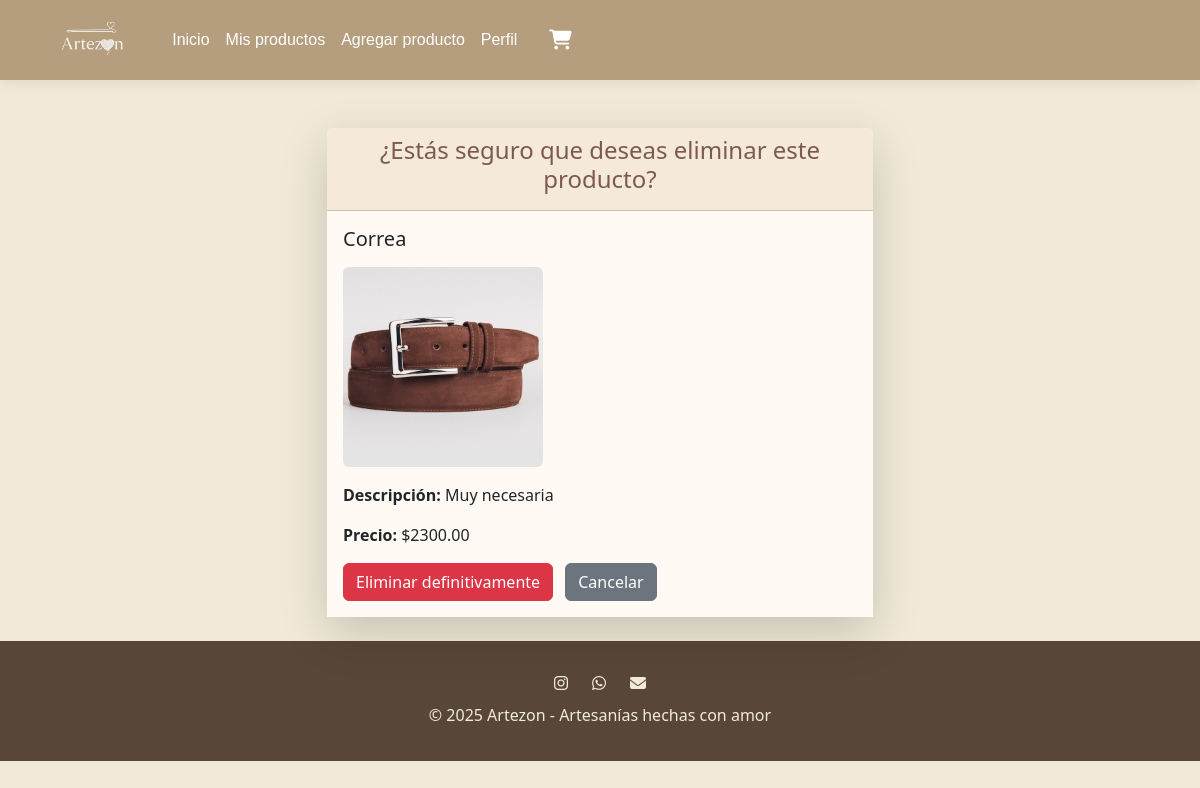
The app's page /vendedores/eliminar/2/ (signed in) with its own data.
### productos/models.py (models this page shows, shortened)
class Product(models.Model):
    seller = models.ForeignKey(User, on_delete=models.CASCADE)
    name = models.CharField(max_length=120)
    description = models.TextField(blank=True)
    category = models.CharField(max_length=50, blank=True)
    material = models.CharField(max_length=50, blank=True)
    color = models.CharField(max_length=30, blank=True)
    price = models.DecimalField(max_digits=10, decimal_places=2)
    stock = models.PositiveIntegerField(default=0)
    is_active = models.BooleanField(default=True)
    created_at = models.DateTimeField(auto_now_add=True)
    imagen = models.ImageField(upload_to="imagenProductos/", blank=True, null=True)

### Vendedores/views.py (the view)
# urls.py: path('eliminar/<int:producto_id>/', views.eliminar_producto, name='eliminar_producto'),
@login_required
def eliminar_producto(request, producto_id):
    producto = get_object_or_404(Product, id=producto_id, seller=request.user)
    if request.method == "POST":
        producto.delete()
        return redirect('mis_productos')
    return render(request, "forms/confirmar_eliminacion.html", {"producto": producto})

### Vendedores/templates/forms/confirmar_eliminacion.html (shortened to what this page needs)
{% extends "base.html" %}
{% block content %}
<div class="container mt-5">
    <div class="row justify-content-center">
        <div class="col-md-6">
            <div class="card shadow-lg border-0">
                <div class="card-header text-center" style="background-color: #f5e9da; color: #7d5a4e;">
                    <h4>¿Estás seguro que deseas eliminar este producto?</h4>
                </div>
                <div class="card-body" style="background-color: #fffaf3;">
                    <h5 class="mb-3">{{ producto.name }}</h5>
                    {% if producto.imagen %}
                        <img src="{{ producto.imagen.url }}" class="img-fluid rounded mb-3" style="max-height:200px;">
                    {% endif %}
                    <p><strong>Descripción:</strong> {{ producto.description }}</p>
                    <p><strong>Precio:</strong> ${{ producto.price }}</p>
                    <form method="post">
                        <button type="submit" class="btn btn-danger">Eliminar definitivamente</button>
                        <a href="{% url 'mis_productos' %}" class="btn btn-secondary ms-2">Cancelar</a>
                    </form>
                </div>
            </div>
        </div>
    </div>
</div>
{% endblock %}

### static/css/styles.css (style rules this page uses)
:root { --vanilla: #F1EADA; --tobacco: #B59E7D; --mountain: #AAA396; --sand: #CEC1A8; --mahogany: #584738; }

### records on screen
Product: name "Correa", imagen (picture), description "Muy necesaria", price "2300.00"
